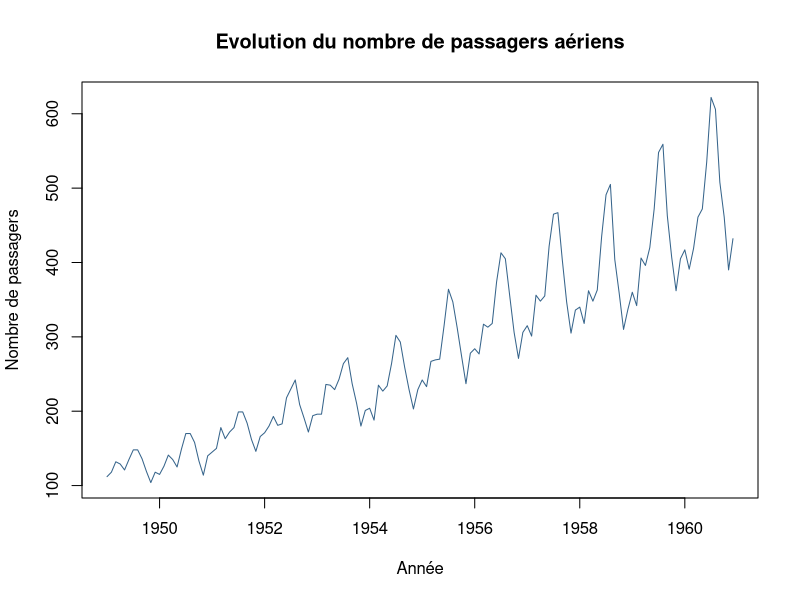
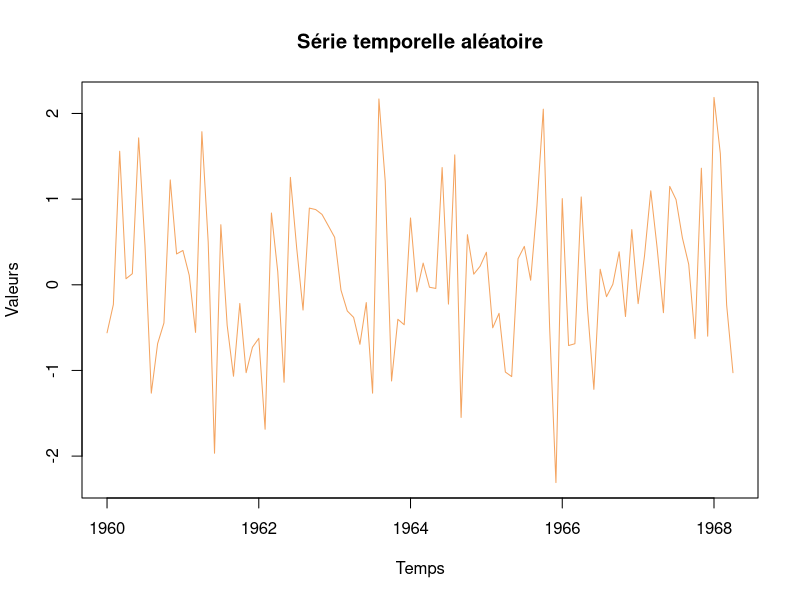
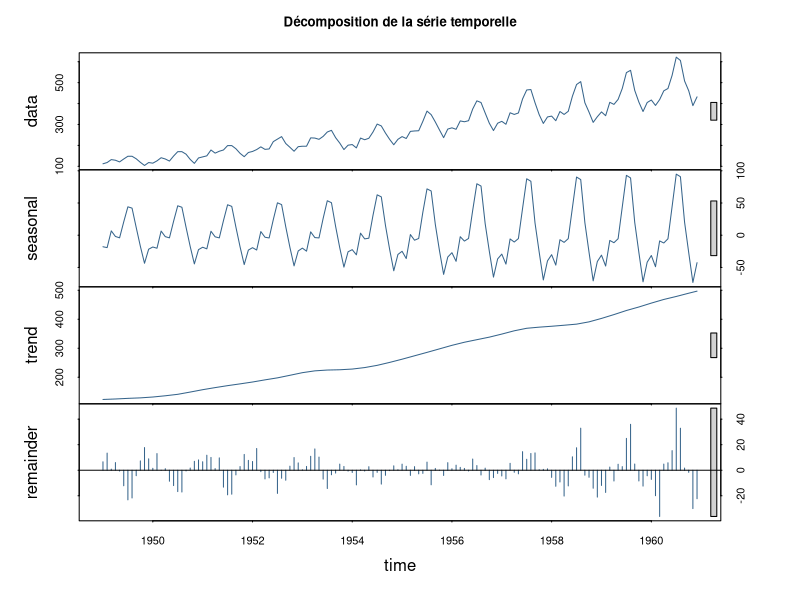
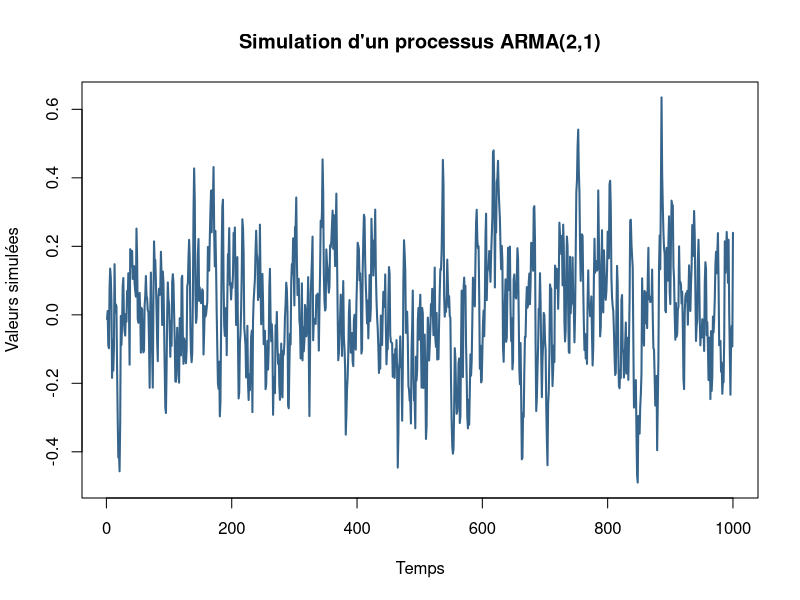
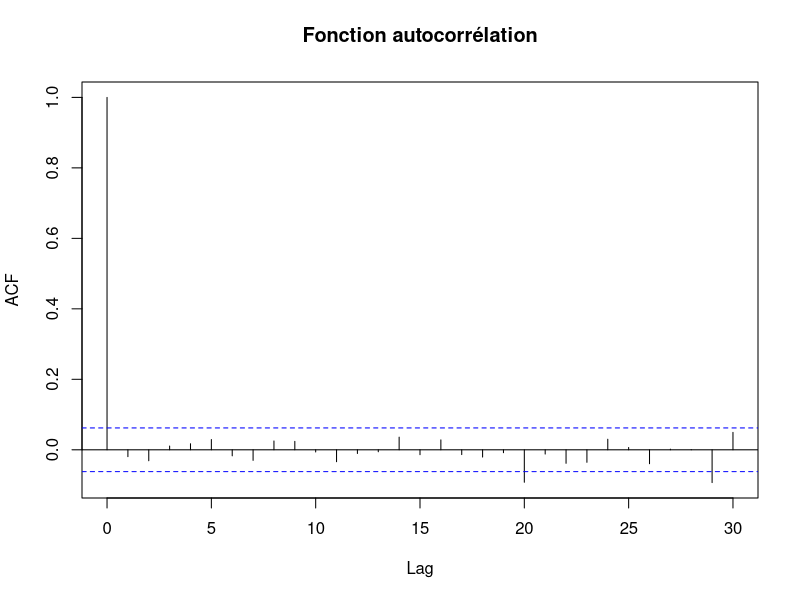
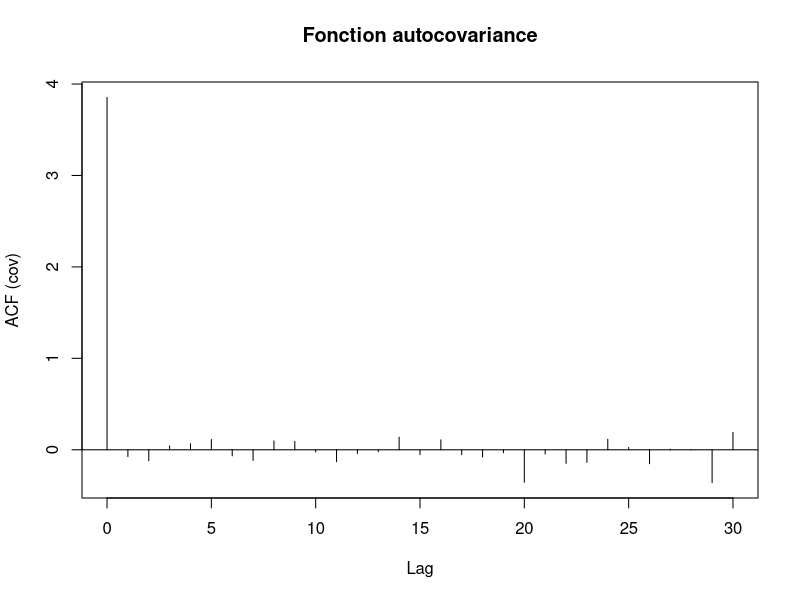
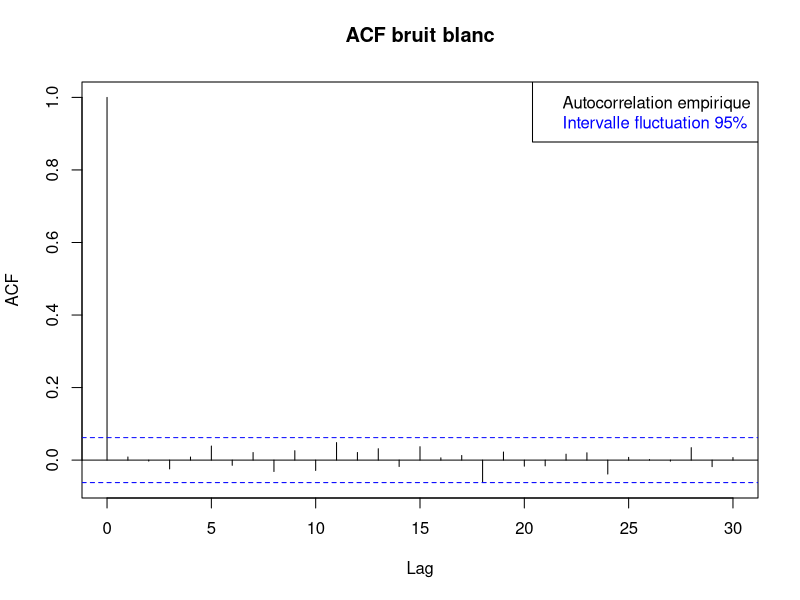
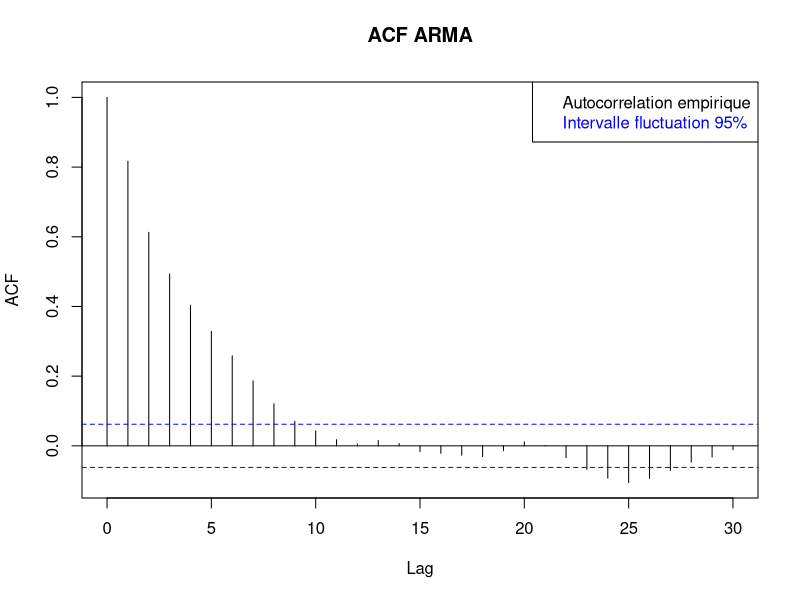

The R source for these figures, in order: (Note: this script raises an error after producing the figures.)
## ---- chunk 1
# Gestion des options sur les chunk : 
knitr::opts_chunk$set(warning = FALSE, 
                      message = FALSE,
                      collapse = FALSE,
                      comment = "",
                      fig.align = "center", 
                      out.width = "95%")


# Définition de paramètres globaux pour la production du document : 

# Définition d'une palette de couleurs : 
palette_couleur = c("#36648B", "#F4A460", "#9AFF9A", "#FFD700", "#838B8B",
                    "#EED5B7", "#FF82AB")

# On fixe l'aléatoire pour la reproductibilité des résultats : 
set.seed(123)
## ---- chunk 2

# Exemple de série temporelle :
plot(
  AirPassengers,
  main = "Evolution du nombre de passagers aériens",
  ylab = "Nombre de passagers",
  xlab = "Année",
  type = "l",
  col = palette_couleur[1]
)

# Création d'un objet time série aléatoire :

serie_temp = ts(rnorm(100), start = c(1960, 1), frequency = 12)
plot(
  serie_temp,
  main = "Série temporelle aléatoire",
  ylab = "Valeurs",
  xlab = "Temps",
  type = "l",
  col = palette_couleur[2]
)

## ---- chunk 3
plot(
  stl(AirPassengers, s.window = 12),
  main = "Décomposition de la série temporelle",
  col = palette_couleur[1], 
  lwd = 1
)
# s.window = 12 : période de saisonnalité (nb de mois)

## ---- chunk 4
alpha = c(.5, .2) #paramètres AR
beta = .5 #paramètres MA
sig = .1 #écart-type du bruit
Time = 1000 #longueur de la série temporelle
x = arima.sim(model = list(ar = alpha, ma = beta),
              sd = sig,
              n = Time) #simulation modèle ARMA
plot(x, type = "l", col = palette_couleur[1], lwd = 2, 
     main = "Simulation d'un processus ARMA(2,1)", 
     ylab = "Valeurs simulées", xlab = "Temps")

## ---- chunk 5
Time = 1000
x = 2 * rnorm(Time) #simulation d'un bruit blanc gaussien
acf(x, main = "Fonction autocorrélation") 
acf(x, type = 'covariance', main = "Fonction autocovariance") 
## ---- chunk 6
# Simulation bruit blanc gaussien :
Time = 1000
bbg = rnorm(Time)

acf(bbg, main = 'ACF bruit blanc') 
legend(
  'topright',
  c('Autocorrelation empirique', 'Intervalle fluctuation 95%'),
  text.col = c('black', 'blue'))

x = arima.sim(model = list(ar = c(.5, .2), ma = .5),
              sd = .1,
              n = Time) 
acf(x, main = 'ACF ARMA') 
legend(
  'topright',
  c('Autocorrelation empirique', 'Intervalle fluctuation 95%'),
  text.col = c('black', 'blue'))

## ---- chunk 7
Time = 1000
x = rnorm(Time) #simulation d'un bruit blanc gaussien
ar21 = arima.sim(model = list(ar = c(.5, .2), ma = .5),
              sd = .1, n = Time)

p1 = Box.test(x) #(test uniquement sur rho(1))
p2 = Box.test(x, lag = 10) #(test sur rho(1),...,rho(10))
p3 = Box.test(x, lag = 10, type = 'Ljung-Box') #(test de Ljung-Box)
p4 = Box.test(ar21) #(test uniquement sur rho(1))

p_value = round(c(p1$p.value, p2$p.value, p3$p.value, p4$p.value),4)

data.frame(
  Test = c(
    "BB Box rho(1)",
    "BB Box rho(1:10)",
    "BB Lunj-Box rho(1:10)",
    "Arma21 rho(1)"),
  p_value = p_value,
  Bruit_Blanc = p_value > .05
  )


## ---- chunk 8
alpha = c(1,-.2,-.2)
sig = .1
p = 3
x = arima.sim(model = list(ar = alpha),
              sd = sig, n = 200)
plot(
  x,
  type = "l",
  col = palette_couleur[1],
  lwd = 2,
  main = "Simulation d'un processus AR(3)",
  ylab = "Valeurs simulées",
  xlab = "Temps"
)

## ---- chunk 9
lmax = 30
acfth = ARMAacf(ar = alpha, lag.max = lmax) #fonction autocorrélation théorique
acfemp = acf(
  x,
  lag.max = lmax,
  main = "Fonction autocorrélation empirique",
  col = palette_couleur[1],
  lwd = 2
) #fonction autocorrélation empirique
lines(acfemp$lag, acfth, col = palette_couleur[2],
      lwd = 2) #comparaison

legend(
  'topright',
  c('ACF empirique', 'ACF théorique'),
  col = palette_couleur[1:2],
  lty = 1,
  lwd = 2
)

## ---- chunk 10
# Ajustement d'un modèle AR(p) avec connaissance de p :
y = ar(x, aic = FALSE, order.max = 3, demean = FALSE)
cat("Paramètres estimés en connaissant p : \n") 
round(y$ar, 4)

# Ajustement d'un modèle AR(p) sans connaissance de p :
y2 = ar(x)
cat("Paramètres estimés sans connaître p : \n")
round(y2$ar, 4) # Selection de l'ordre optimal

## ---- chunk 11
alpha = c(1,-.2,-.2)
sig = .1
p = 3
x = arima.sim(model = list(ar = alpha),
              sd = sig, n = 200)
y = x + 1
fit = ar(y, aic = FALSE, order.max = 3, demean = TRUE) 
# Demean = TRUE pour centrer la série temporelle

cat('Estimation de la moyenne : ', fit$x.mean, '\n')

## ---- chunk 12
fit = arima(y, order = c(3, 0, 0), include.mean = TRUE) 
fit
fit2 = arima(y, order = c(3, 0, 0), include.mean = FALSE)
fit2
## ---- chunk 13
confint(fit, level = .95) #intervalle de confiance
## ---- chunk 14
x = arima.sim(model = list(ar = c(1, -.2, -.2)),
              sd = .1, n = 200)
fit = ar(x, aic = FALSE, order.max = 3, demean = TRUE)
pred = predict(fit, n.ahead = 3)
pred
## ---- chunk 15
library(forecast)
pm <- forecast(fit, h = 30)
plot(pm, main = "Prédiction d'un modèle AR(3)", col = palette_couleur[1])

## ---- chunk 16
set.seed(123)
p = 2 # ordre AR
q = 2 # ordre MA
alpha = c(0.9,-0.2) # coefficients AR
beta = c(0.8,0.5) # coefficients MA
sigma = 1 # écart-type du bruit
n = 10^3 # nombre de simulations
x = arima.sim(model = list(ar = alpha, ma = beta), sd = sigma, n = n) # simulation
mod = arima(x, order = c(p,0,q)) 

dt = data.frame(
  alpha_reel = alpha,
  alpha_estim = mod$coef[1:p],
  beta_reel = beta,
  beta_estim = mod$coef[(p+1):(p+q)])
rownames(dt) = c('lag1', 'lag2')
round(dt, 4)

## ---- chunk 17
SELECTION_ARMA <- function(x,pmax, qmax, print_result = TRUE) {
  AIC = matrix(0, nrow = pmax + 1, ncol = qmax + 1) #tableau pour stocker les valeurs du AIC
  for (p in 0:pmax) {
    for (q in 0:qmax) {
      AIC[p + 1, q + 1] = arima(x, order = c(p, 0, q))$aic #calcul du AIC
    }
  }
  
  colnames(AIC) <- paste("q =", 0:qmax)
  rownames(AIC) <- paste("p =", 0:pmax)
  #AIC
  
  # On renvoie l'indice du minimun de AIC :
  p = which(AIC == min(AIC), arr.ind = TRUE)[1] - 1
  q = which(AIC == min(AIC), arr.ind = TRUE)[2] - 1
  
  if(print_result == TRUE){
    cat("Meilleur modèle ARMA(p,q) : p = ", p, " q = ", q, 
        "Valeur de l'AIC : ", min(AIC), "\n", "\n")
    cat("Tableau des AIC : \n")
    #AIC
  }
  return(list(AIC, p, q))
}

# Fonction de sélection :
SELECTION_ARMA(x, pmax = 5, qmax = 5)

## ---- chunk 18
library(forecast)
auto.arima(x, stationary = TRUE, seasonal = FALSE)


# Paramétrages de la fonction : 
auto.arima(x,stationary = TRUE,seasonal = FALSE,stepwise=FALSE,max.order=10,approximation = FALSE)

## ---- chunk 19
# Sélection par la méthode du BIC 
auto.arima(x,stationary = TRUE,seasonal = FALSE,ic="bic",max.order=10)
## ---- chunk 20
fit = auto.arima(x, stationary = TRUE, seasonal = FALSE)
#ajustement du modèle arma, inclut la sélection de modèle
pm <- forecast(fit, h = 30) #représentation graphique
plot(pm) # intervalles prédiction à 80% et 95%
## ---- chunk 21

# Bruit blanc ? 
tsdiag(fit)

# Test de gaussienneté des résidus :
shapiro.test(fit$residuals)

qqnorm(fit$residuals, col = palette_couleur[1])
qqline(fit$residuals, col = palette_couleur[2])
legend('topleft', c('Résidus', 'Droite de Henry'), col = palette_couleur[1:2], lwd =2)

## ---- chunk 22
lmax = 30
alpha = c(1, -0.2) #partie AR
beta = c(1, 1) #partie MA
x = arima.sim(model = list(ar = alpha, ma = beta),
              sd = 1,
              n = 200)
acfth = ARMAacf(ar = alpha, 
                ma = beta, 
                lag.max = lmax) #fonction autocorrélation théorique
acfemp = acf(x, lag.max = lmax, 
             main = "Fonction autocorrélation empirique",
             col = palette_couleur[1],
             lwd = 2) #fonction autocorrélation empirique
lines(acfemp$lag, acfth, col = palette_couleur[2],
      lwd = 2) #comparaison
legend(
  'topright',
  c('ACF empirique', 'ACF théorique'),
  col = palette_couleur[1:2],
  lty = 1,
  lwd = 2
)

## ---- chunk 23
p = 1 #valeur de p
q = 1 #valeur de q
alpha = c(.9) #alpha
beta = c(.8) #beta
sig = .1 #sigma
time = 10^3
x = arima.sim(model = list(ar = alpha, ma = beta),
              sd = sig,
              n = time) #simulation modèle ARMA(1,1)
y = x + .1 * (1:time) #ajout tendance linaire
plot(
  y,
  main = "Simulation d'un processus ARMA(1,1) non stationnaire",
  ylab = "Valeurs simulées",
  xlab = "Temps",
  type = "l",
  col = palette_couleur[1],
  lwd = 2
)

## ---- chunk 24
plot(diff(y), 
     main = "Différence première d'un processus ARMA(1,1) non stationnaire",
     ylab = "Valeurs simulées",
     xlab = "Temps",
     type = "l",
     col = palette_couleur[1],
     lwd = 2)

## ---- chunk 25
arma = arima(diff(y), order = c(p, 0, q+1))
arma_centrée = arima(diff(y)-mean(diff(y)), order = c(p, 0, q+1))
arma
arma_centrée

## ---- chunk 26
arma2 = arima(y, order = c(p, 0, q+1))
arma2

## ---- chunk 27
plot(USAccDeaths, 
     main = "Décès aux USA",
     ylab = "Nombre de décès",
     xlab = "Temps",
     type = "l",
     col = palette_couleur[1],
     lwd = 2)

## ---- chunk 28
plot(diff(USAccDeaths), 
     main = "Différence première des décès aux USA",
     ylab = "Nombre de décès",
     xlab = "Temps",
     type = "l",
     col = palette_couleur[1],
     lwd = 2)
## ---- chunk 29
plot(diff(USAccDeaths, lag = 12), 
     main = "Différence première des décès aux USA",
     ylab = "Nombre de décès",
     xlab = "Temps",
     type = "l",
     col = palette_couleur[1],
     lwd = 2)
## ---- chunk 30
plot(diff(diff(USAccDeaths, lag = 12)), 
     main = "Différence seconde des décès aux USA",
     ylab = "Nombre de décès",
     xlab = "Temps",
     type = "l",
     col = palette_couleur[1],
     lwd = 2)
## ---- chunk 31
dt = data.frame(
  Longueur = c(length(USAccDeaths), length(diff(USAccDeaths)), length(diff(USAccDeaths, lag = 12)), length(diff(diff(USAccDeaths, lag = 12)))),
  Différence = c("Aucune", "Première", "Première + lag 12", "première de (première + lag 12)")) 
dt
  
## ---- chunk 32
plot(AirPassengers, 
     main = "Evolution du nombre de passagers aériens",
     ylab = "Nombre de passagers",
     xlab = "Année",
     type = "l",
     col = palette_couleur[1],
     lwd = 2)
## ---- chunk 33
plot(log(AirPassengers), 
     main = "log : Evolution du nombre de passagers aériens",
     ylab = "Nombre de passagers",
     xlab = "Année",
     type = "l",
     col = palette_couleur[1],
     lwd = 2)
## ---- chunk 34
Time = length(USAccDeaths)
data = data.frame(
  USAccDeaths,
  t = 1:Time,
  t2 = (1:Time) ^ 2,
  cos = cos(2 * pi * (1:Time) / 12),
  sin = sin(2 * pi * (1:Time) / 12)
)
fit = lm(USAccDeaths ~ ., data = data)
plot(
  1:Time,
  USAccDeaths,
  main = "Décès aux USA",
  ylab = "Nombre de décès",
  xlab = "Temps",
  type = "l",
  col = palette_couleur[1],
  lwd = 2
)
lines(1:Time, fit$fitted.values, col = palette_couleur[2], lwd = 2)
legend(
  'topleft',
  c('Série temporelle', 'Tendance estimée'),
  col = palette_couleur[1:2],
  lwd = 2
)
## ---- chunk 35
plot(fit$residuals, 
     main = "Résidus",
     ylab = "Résidus",
     xlab = "Temps",
     type = "l", col = palette_couleur[1], lwd = 2)

acf(fit$residuals, main = "ACF des résidus")

## ---- chunk 36
# Estimation de la tendance par moyenne mobile : 
plot(log(AirPassengers), 
     main = "Lissage non paramétrique",
     ylab = "Nombre de passagers",
     xlab = "Temps",
     type = "l",
     col = palette_couleur[1],
     lwd = 2)
# Fenètre de largeur 1 an :
L = 12 
hatx = stats::filter(log(AirPassengers), filter = rep(1 / (L), L))
lines(hatx,
      col = palette_couleur[2],
      lwd = 2) #estimateur non paramétrique de la tendance

# Fenètre de largeur 3 ans :
L = 36 
hatx = stats::filter(log(AirPassengers), filter = rep(1 / (L), L))
lines(hatx,
      col = palette_couleur[3],
      lwd = 2) #lissage plus important
# Fenètre de largeur 6 mois :
L = 6 
hatx = stats::filter(log(AirPassengers), filter = rep(1 / (L), L))
lines(hatx,
      col = palette_couleur[4],
      lwd = 2) #composante saisonnière toujours présente
legend(
  'topleft',
  c('Série temporelle', 'Lissage 1 an', 'Lissage 3 ans', 'Lissage 6 mois'),
  col = palette_couleur[1:4],
  lwd = 2
)

## ---- chunk 37
plot(decompose(USAccDeaths), lwd = 2, 
     col = palette_couleur[1])

plot(decompose(log(AirPassengers)), lwd = 2, 
     col = palette_couleur[2])

## ---- chunk 38
plot(stl(log(AirPassengers), s.window = 12), 
     main = "log : Décomposition d'AirPassenger, méthode stl",
     lwd = 2, 
     col = palette_couleur[2])

## ---- chunk 39
rm(list = setdiff(ls(), "palette_couleur")) # Nettoyage de l'environnement
## ---- chunk 40
# Paramètres de la simulation :
Time = 1000
sigma = 1
beta = 0.5 

# Simulation par formule : 
esp = rnorm(Time +1, sd = sigma)
A = esp[2:(Time+1)] + beta * esp[1:Time]

# Simulation par fonction intégrée : 
A2 = arima.sim(model = list(ma = beta), n = Time, sd = sigma)

# Acf Théorique d'un' processus MA(1) :
ARMAacf(ma = beta, lag.max = 20)

# Représentation graphique : 
plot(
  A,
  type = 'l',
  main = 'Simulation d\'un processus MA(1)',
  ylab = 'Valeurs simulées',
  xlab = 'Temps',
  col = palette_couleur[1],
  lwd = 2
)
ac = acf(A, 
         main = "Fonction autocorrélation processus MA(1)",
         ylab = "Valeurs",
         col = palette_couleur[1], 
         lwd = 2)  #acf empirique
lines(ac$lag, c(1, beta / (1 + beta ^ 2), rep(0, length(ac$lag) - 2)),
      col = palette_couleur[2],
      lwd = 2)  #acf théorique
#Alternative : 
# lines(ac$lag,
#       ARMAacf(ma = beta, lag.max = ac$lag[length(ac$lag)]),
#       col = palette_couleur[3],
#       lwd = 2)  #acf alternative
legend(
  'topright',
  c('ACF empirique', 'ACF théorique'),
  col = palette_couleur[1:2],
  lty = 1, 
  lwd = 2)


## ---- chunk 41
sig = 1
tau = 1
Time = 1000
eps = rnorm(Time, sd = sig) #bruit blanc
B = rnorm(1, sd = tau) + cumsum(eps[1:Time])  #alternative : boucle
plot(
  B,
  type = 'l',
  main = 'Simulation d\'une marche aléatoire',
  ylab = 'Valeurs simulées',
  xlab = 'Temps',
  col = palette_couleur[1],
  lwd = 2
)

acf(
  B,
  lag.max = 100,
  main = "Fonction autocorrélation empirique marche aléatoire",
  col = palette_couleur[1],
  lwd = 2
)

## ---- chunk 42
Time = 1000
plot(
  B,
  type = 'l',
  main = 'Simulation de plusieurs trajectoires de marche aléatoire',
  ylab = 'Valeurs simulées',
  xlab = 'Temps',
  col = 1,
  ylim = c(-2 * sig * sqrt(Time), 2 * sig * sqrt(Time)), 
  lwd = 2
)
for (i in 2:10) {
  eps = rnorm(Time + 1, sd = sig)
  B = rnorm(1, sd = tau) + cumsum(eps[1:Time]) #on prend tau=sigma
  lines(B, col = i)
}

## ---- chunk 43
Time = 1000 
sigma = 1 
mu = 0
esp = rnorm(Time + 1, sd = sigma , mean = mu)
C = esp[1:Time] * esp[2:(Time + 1)]

plot(C, 
     main = "Simulation d'un processus C[t]",
     ylab = "Valeurs simulées",
     xlab = "Temps",
     type = "l",
     col = palette_couleur[1],
     lwd = 2)

acf(C, 
    main = "Fonction autocorrélation empirique processus C[t]",
    col = palette_couleur[2],
    lwd = 2)
## ---- chunk 44
#Etude de la distribution des valeurs simulées :
qqnorm(C, 
       main = "QQ-plot processus C[t]",
       col = palette_couleur[1])
qqline(C, col = palette_couleur[2])

shapiro.test(C) #test de normalité des résidus

## ---- chunk 45
sigma = 1
Time = 1000
esp = rnorm(Time, sd = sigma)

D = 1:Time + esp[1:Time]

plot(D, 
     main = "Simulation d'un processus D[t]",
     ylab = "Valeurs simulées",
     xlab = "Temps",
     type = "l",
     col = palette_couleur[1],
     lwd = 2)
acf(D, 
    main = "Fonction autocorrélation empirique processus D[t]",
    col = palette_couleur[2],
    lwd = 2, 
    lag.max = 100)


## ---- chunk 46
E = (1:Time) * esp[1:Time]

plot(E, 
     main = "Simulation d'un processus E[t]",
     ylab = "Valeurs simulées",
     xlab = "Temps",
     type = "l",
     col = palette_couleur[1],
     lwd = 2)

acf(E, 
    main = "Fonction autocorrélation empirique processus E[t]",
    col = palette_couleur[2],
    lwd = 2, 
    lag.max = 100)

## ---- chunk 47
rm(list = setdiff(ls(), "palette_couleur")) # Nettoyage de l'environnement
## ---- chunk 48
# Paramètres du modèle :
beta = c(1, .5, -.5)
rho = ARMAacf(ma = beta)
# Formule théoriques : 
rho_1 <- (beta[1]+beta[1]*beta[2]+beta[2]*beta[3])/(1+sum(beta^2))
rho_2 <- (beta[2]+beta[1]*beta[3])/(1+sum(beta^2))
rho_3 <- (beta[3])/(1+sum(beta^2))

# Affichage des résultats : 

data.frame(
  Lag = 1:3,
  Formule = c(rho_1, rho_2, rho_3),
  Fonction = rho[2:4]
)

## ---- chunk 49
x = arima.sim(model = list(ma = beta), n = 1000)
plot(x, 
     main = "Simulation d'un processus ARMA(3,0)",
     ylab = "Valeurs simulées",
     xlab = "Temps",
     type = "l",
     col = palette_couleur[1],
     lwd = 2)

acf(x,
    main = "F° autocorrélation empirique processus ARMA(3,0)",
    col = palette_couleur[2],
    lwd = 2, 
    lag.max = 100)

rho = ARMAacf(ma = c(1, .5, -.5), lag.max = 30)
lines(0:30, rho, col = palette_couleur[3], lwd = 2)
legend(
  'topright',
  c('ACF empirique', 'ACF théorique'),
  col = palette_couleur[2:3],
  lty = 1,
  lwd = 2
)

## ---- chunk 50
rm(list = setdiff(ls(), "palette_couleur")) # Nettoyage de l'environnement
## ---- chunk 51
ar1 = function(alpha, sigma = 1, Time= 1000) {
  x = numeric(Time)
  x[1] = rnorm(1, sd = sqrt(sigma ^ 2 / (1 - alpha ^ 2)))
  for (t in 2:Time) {
    x[t] = alpha * x[Time- 1] + rnorm(1, sd = sigma)
  }
  return(x)
}

## ---- chunk 52
alpha = -0.9 
# alpha = 0.9
sigma = sqrt(0.1)
Time = 1000
x = ar1(alpha, sigma, Time)
plot(x, 
     main = "Simulation d'un processus AR(1)",
     ylab = "Valeurs simulées",
     xlab = "Temps",
     type = "l",
     col = palette_couleur[1],
     lwd = 2, 
     xlim = c(1, Time))

acf(x, 
    main = "F° autocorrélation empirique processus AR(1)",
    col = palette_couleur[2],
    lwd = 2, 
    lag.max = 100)
tab = 0:30
rho = alpha ^ tab
lines(tab, rho, col = palette_couleur[3], lwd = 2)
legend(
  'topright',
  c('ACF empirique', 'ACF théorique'),
  col = palette_couleur[2:3],
  lty = 1,
  lwd = 2
)

## ---- chunk 53
rm(list = setdiff(ls(), "palette_couleur")) # Nettoyage de l'environnement
## ---- chunk 54
N = 10 ^ 4  #nombre de simulations
Time = 1000  #longueur des séries temporelles
rho = NULL
pv = NULL
for (n in 1:N) {
  #on répète l'expérience N fois
  x = rnorm(Time)  #simulation d'un bruit blanc gaussien
  rho = rbind(rho, acf(x, plot = FALSE)$acf)  #calcul et stockage ACF (sans tracer le graphique)
  pv = c(pv, Box.test(x, lag = 5)$p.value) #calcul et stockage p-value du test de Portmenteau
}
## ---- chunk 55
h = 1 
hist(sqrt(Time) * rho[, h+1], # La fonction d'autocorrélation commence à 0.
     main = "Histogramme de sqrt(T) * rho(h)",
     col = palette_couleur[1])

# Test de normalité : 
qqplot = qqnorm(sqrt(Time) * rho[, h+1], 
                main = "QQ-plot de sqrt(T) * rho(h)",
                col = palette_couleur[1])
abline(0, 1, col = palette_couleur[2])

## ---- chunk 56
nb_value <-
  sum(rho[, h + 1] > -1.96 / sqrt(Time) &
        rho[, h + 1] < 1.96 / sqrt(Time)) / N
nb_value # Très proche de 0.95 (prendre N assez grand)

alpha = 0.05
sum(pv > 0.05) / N 
# HO = c'est un bruit blanc ,  acceptés dans + de 95% des cas
## ---- chunk 57
beta = 0.9
sigma = 0.1 
rho = NULL ; pv = NULL
N = 10 ^ 4
for (i in 1:N){ 
  eps = sigma * rnorm(Time + 1)
  y = eps[2:(Time + 1)] + beta * eps[1:Time]
  rho = rbind(rho, acf(y, plot = FALSE)$acf)
  pv = c(pv, Box.test(y, lag = 5)$p.value)
  }
## ---- chunk 58
h = 1 
nb_value = sum(rho[,h+1] > -1.96/sqrt(Time) & 
      rho[,h+1] < 1.96/sqrt(Time))/N
nb_value

# Test du bruit blanc : 
alpha = 0.05
sum(pv > alpha) / N

## ---- chunk 59
x = EuStockMarkets[, 3]
plot(
  x,
  main = "Evolution du prix de l'actif",
  ylab = "Prix de l'actif",
  xlab = "Temps",
  type = "l",
  col = palette_couleur[1],
  lwd = 2
)

acf(
  x,
  main = "F° autocorrélation empirique du prix de l'actif",
  col = palette_couleur[2],
  lwd = 2,
  lag.max = 500
)

## ---- chunk 60
y = diff(log(x))
plot (
  y,
  main = "Evolution du rendement de l'actif",
  ylab = "Rendement de l'actif",
  xlab = "Temps",
  type = "l",
  col = palette_couleur[1],
  lwd = 2
)

acf(
  y,
  main = "F° autocorrélation empirique du rendement de l'actif",
  col = palette_couleur[2],
  lwd = 2,
  lag.max = 500
)

## ---- chunk 61
Box.test(y, lag = 5) #test de Portmanteau (BB)
qqnorm(y, 
       main = "QQ-plot des rendements de l'actif",
       col = palette_couleur[1])
qqline(y, col = palette_couleur[2])

shapiro.test(y) #test de normalité des rendements
## ---- chunk 62
rm(list = setdiff(ls(), "palette_couleur")) # Nettoyage de l'environnement
## ---- chunk 63
ar1.estim = function(x) {
  n = length(x)
  x1 = x[1:(n - 1)]
  x2 = x[2:n]
  alpha = sum(x1 * x2) / sum(x1 ^ 2)
  sigma = sqrt(sum((x2 - alpha * x1) ^ 2) / n)
  return(c(alpha, sigma))
}

# Création d'une série temporelle : 
alpha = 0.9 ; sigma = 0.1 ; Time = 1000
x = arima.sim(model = list(ar = alpha), n = Time, sd = sigma)

# Fonction créée : 
yf = ar1.estim(x)

# Estimation R : 
y = ar(x, aic = FALSE, order.max = 1, demean = FALSE, method = "ols")

# Résultats : 
data.frame(
  Explication = c("Vrai valeur", "Estimation F°", "Estimation R"),
  alpha = round(c(alpha,yf[1], y$ar[1]),4),
  sigma = round(c(sigma, yf[2], y$var.pred[1]),4))
## ---- chunk 64
Nsimu = 10 ^ 2 ; alpha = 0.9 ; sigma = 0.1 
tabT = c(20,100,1000,10000) # Différentes longueur de série 

# Matrice de stockage des estimations : 
alphaols = matrix(0, Nsimu, length(tabT))  
sigmaols = matrix(0, Nsimu, length(tabT))
alphamle = matrix(0, Nsimu, length(tabT))
sigmamle = matrix(0, Nsimu, length(tabT))

for (i in 1:length(tabT)) {
  T = tabT[i]
  for (j in 1:Nsimu) {
    x = arima.sim(model = list(ar = alpha), sd = sigma, n = T)
    fit = ar(x, aic = FALSE, order.max = 1, demean = FALSE, method = 'ols')
    alphaols[j, i] = fit$ar
    sigmaols[j, i] = fit$var.pred
    fit = ar(x, aic = FALSE, order.max = 1, demean = FALSE, method = 'mle')
    alphamle[j, i] = fit$ar
    sigmamle[j, i] = fit$var.pred
  }
}

## ---- chunk 65
# Comparaison du biais des estimateurs :
data.frame (
  Duration = tabT,
  MLE_mean = round(apply(alphamle, 2, mean),4),
  OLS_mean = round(apply(alphaols, 2, mean),4)
)
## ---- chunk 66
data.frame(
  duration = tabT,
  MLE = round(apply(alphamle, 2, var),4),
  OLS = round(apply(alphaols, 2, var),4))
## ---- chunk 67
alpha = cbind(alphaols, alphamle)
sigma = cbind(sigmaols, sigmamle)

method = cbind(matrix('ols', Nsimu, length(tabT)), matrix('mle', Nsimu, length(tabT)))

longueur = cbind(matrix(rep(tabT, Nsimu), Nsimu, length(tabT), byrow = TRUE),
                 matrix(rep(tabT, Nsimu), Nsimu, length(tabT), byrow = TRUE))

## ---- chunk 68
boxplot(alpha ~ method + longueur, las = 2, col = palette_couleur[1], 
        main = "Estimation moyenne d'alpha : méthode et longueurs différentes",
        ylab = "Valeurs estimées")

abline(h = 0.9, col = palette_couleur[2]) 
# 0.9 Correspond à la vraie valeur de alpha
## ---- chunk 69
boxplot(sigma ~ method + longueur, las = 2, col = palette_couleur[1], 
        main = "Estimation moyenne de sigma : méthode et longueurs différentes",
        ylab = "Valeurs estimées")
abline(h = 0.1 ^ 2, col = palette_couleur[2])

## ---- chunk 70
predictionAR1 = function(x, a, sig, hmax) {
  return(list(moy = x * a ^ (1:hmax), 
              sig = sqrt(sig ^ 2 * (1 - a ^ (2 * (1:hmax))) / (1 - a ^ (2)))))
}

## ---- chunk 71
alpha = 0.9 ; sig = 0.1 ; Time = 10 ^ 5
X = arima.sim(model = list(ar = alpha),sd = sig, n= Time)  

moypred = NULL
sigpred = NULL
h = 1  #horizon de prévision
for (t in (h + 1):Time) {
  pred = predictionAR1(X[t - h], alpha, sig, h)
  moypred[t] = pred$moy[h]
  sigpred[t] = pred$sig[h]
}

IC_pr_value = sum(X > moypred - 1.96 * sigpred &
      X < moypred + 1.96 * sigpred, na.rm = TRUE) / (Time - h + 1)

cat("Pourcentage de valeur dans l'intervalle = ", round(IC_pr_value,4), "\n")

## ---- chunk 72
rm(list = setdiff(ls(), "palette_couleur")) # Nettoyage de l'environnement
## ---- chunk 73
cat("Racines du polynôme : ", polyroot(c(1, -.9, .3)), "\n")
cat("Module des racines : ", Mod(polyroot(c(1, -.9, .3))), "\n")

## ---- chunk 74
alpha1 = 0.1
alpha2 = -0.3
sigma = 1

mat = cbind(
  c(1, -alpha1, -alpha2, 0, 0, 0),
  c(-alpha1, 1 - alpha2, -alpha1, -alpha2, 0, 0),
  c(-alpha2, 0, 1, -alpha1, -alpha2, 0),
  c(0, 0, 0, 1, -alpha1, -alpha2),
  c(0, 0, 0, 0, 1, -alpha1),
  c(0, 0, 0, 0, 0, 1)
) 
b = c(sigma ^ 2, 0, 0, 0, 0, 0)

gamma = solve(mat, b)  #Fonction_autocovariance
f_autocor = gamma / gamma[1]  # Fonction_autocorrélation


## ---- chunk 75
x = arima.sim(model = list(ar = c(alpha1, alpha2)),
              sd = sigma,
              n = 10 ^ 4)  

auto_cor_empi <- acf(x, lag.max = 5, plot = FALSE)$acf
auto_cor_theo <- ARMAacf(ar = c(alpha1, alpha2), lag.max = 5)
auto_cov_empi <- acf(x, lag.max = 5, type='covariance', plot=FALSE)$acf 

# Affichage des résultats : 
data.frame(
  Lag = 1:5,
  Yule_walker = round(f_autocor[2:6],4),
  Empirique = round(auto_cor_empi[2:6],4),
  Théorique = round(auto_cor_theo[2:6],4))

## ---- chunk 76
fitYWAR2 = function(x) {
  # Afc empirique :
  gammac = acf(x, lag.max = 2, type = 'covariance',
               plot = FALSE)$acf  
  
  # Matrice A et vecteur b :
  A = matrix(c(gammac[2], gammac[1], gammac[2], gammac[3], gammac[2], 
               gammac[1], 1, 0, 0), nrow = 3)
  b = c(gammac[1], gammac[2], gammac[3])
  thetamom = solve(A, b)
  return(thetamom)
}

# Vérification :
x = arima.sim(model = list(ar = c(alpha1, alpha2)),
              sd = sigma,
              n = 10 ^ 4)
resultat_r = ar(x, AIC= FALSE, order.max = 2,method = "yule-walker")
resultat_f = fitYWAR2(x)

# Affichage des résultats : 
data.frame(
  Explication = c("Vrai valeur", "Estimation F°", "Estimation R"),
  alpha1 = round(c(alpha1, resultat_f[1], resultat_r$ar[1]), 4),
  alpha2 = round(c(alpha2, resultat_f[2], resultat_r$ar[2]), 4),
  sigma = round(c(sigma, resultat_f[3], resultat_r$var.pred[1]), 4))

## ---- chunk 77
rm(list = setdiff(ls(), "palette_couleur")) # Nettoyage de l'environnement
## ---- chunk 78
z <- read.csv("DATA/EURIBOR.csv", header = TRUE)
x = ts(data = z[, 3],
       start = c(1994, 1),
       frequency = 12) #création d'on objet de type ts
# La fréquence est de 12 car les données sont mensuelles

plot(x, col = palette_couleur[1], 
     main = "Evolution du taux EURIBOR",
     ylab = "Taux EURIBOR",
     xlab = "Temps", 
     lwd = 2)
## ---- chunk 79
train = window(x, end = 2012.999) #séquence d'apprentissage
test = window(x, start = 2013) #séquence de test
## ---- chunk 80
acf(train, lag.max = 5 * 12)
## ---- chunk 81
fit <- ar(train, aic = FALSE, order.max = 1)

## ---- chunk 82
lmax = 5 * 12 # 5 ans
ACFemp = acf(train, lag.max = lmax, col = palette_couleur[1])
acfAR = ARMAacf(ar = fit$ar, lag.max = lmax)
lines(ACFemp$lag, acfAR, col = palette_couleur[2])
## ---- chunk 83
epsilon = fit$resid #résidu empirique renvoyé par fonction ar
epsilon = epsilon[!is.na(epsilon)]
qqnorm(epsilon) #le résidu suit-il une loi normale?
qqline(epsilon)
shapiro.test(epsilon) #on refuse l'hypothèse de Gaussianité
acf(epsilon) #le résidu est-il un bruit blanc?
Box.test(epsilon, lag = 20) #le test de Portementeau refuse l'hypothèse de bruit blanc

## ---- chunk 84
pm <- forecast(fit, h = length(test)) #représentation graphique
plot(pm,
     main = "Prévision du taux EURIBOR",
     ylab = "Taux EURIBOR",
     xlab = "Temps", 
     col = palette_couleur[2], 
     lwd = 2)

## ---- chunk 85
alpha = 0.8
beta = 0.5
sigma = 1
A = matrix(c(-alpha, 1, 1,-alpha), nrow = 2)
b = c(beta * sigma ^ 2,
      sigma ^ 2 * (1 + beta ^ 2 + alpha * beta))
v_gamma = solve(A, b)
v_gamma = c(v_gamma, alpha * v_gamma[2])

# Fonction auto-corrélation réelle :
dt = data.frame(theorique_r = ARMAacf(ar = alpha, ma = beta)[1:3],
                theorique = v_gamma / v_gamma[1])
round(dt, 4)
## ---- chunk 86
x = arima.sim(model = list(ar = alpha, ma = beta), sd = sigma, n = 10 ^ 5)
acf_sim = acf(x, lag.max = 3, plot = FALSE, type = 'covariance')

dt = data.frame(simulation = acf_sim$acf[1:3],
                theorique = v_gamma )
round(dt,5)
## ---- chunk 87
f_estim_moment = function(theta, r, alpha) {
  beta = theta[1]
  sig = theta[2]
  A = matrix(c(-alpha, 1, 1, - alpha), nrow = 2)
  x = c(r[1], r[2]) 
  b = c(beta * sig ^ 2, sig ^ 2 * (1 + beta ^ 2 + alpha * beta))
  d = A %*% x - b
  return(sum(d ^ 2))
}

## ---- chunk 88
fitARIMA11 = function(x) {
  acfsim = acf(x,
               lagmax = 3,
               plot = FALSE,
               type = 'covariance')  #calcul de l'acf
  r = acfsim$acf[1:3]
  a = r[3] / r[2]  #estimation de alpha
  theta0 = c(0, .5)  #valeur initiale des paramètres
  thetaf = optim(theta0, f_estim_moment, r, a, gr=NULL)$par
  return(list(
    alpha1 = a,
    beta1 = thetaf[1],
    sigma = thetaf[2]
  ))
}

y_theo <- fitARIMA11(x)  
y = arima(x,order=c(1,0,1))  

dt = data.frame(
  théorique = unlist(y_theo),
  estimation = c(y$coef[1:2], y$sigma2)
)
rownames(dt) = c("alpha", "beta", "sigma")
round(dt, 4)
## ---- chunk 89
rm(list = setdiff(ls(), "palette_couleur")) # Nettoyage de l'environnement

